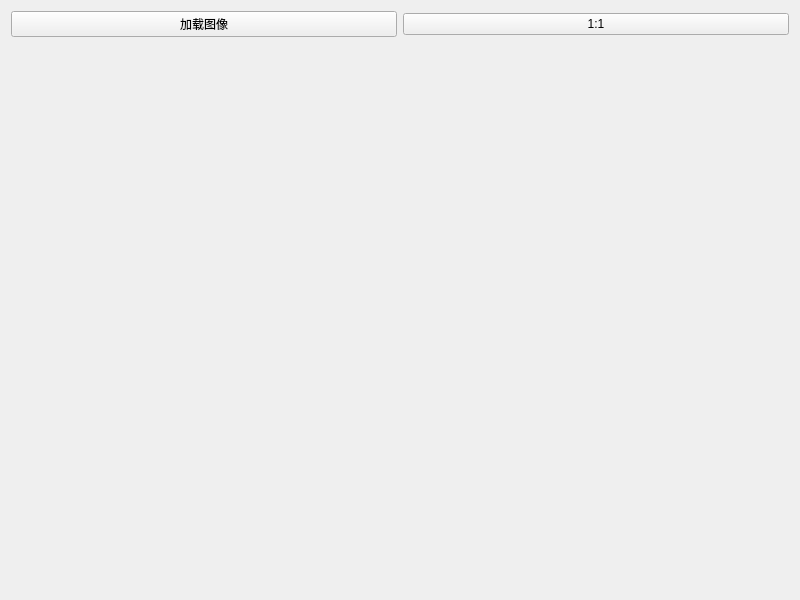
<?xml version="1.0" encoding="UTF-8"?>
<ui version="4.0">
 <class>MainDlg</class>
 <widget class="QWidget" name="MainDlg">
  <property name="geometry">
   <rect>
    <x>0</x>
    <y>0</y>
    <width>800</width>
    <height>600</height>
   </rect>
  </property>
  <property name="windowTitle">
   <string>MainDlg</string>
  </property>
  <layout class="QGridLayout" name="gridLayout">
   <item row="0" column="1">
    <widget class="QPushButton" name="pushButton">
     <property name="text">
      <string>1:1</string>
     </property>
    </widget>
   </item>
   <item row="0" column="0">
    <widget class="QPushButton" name="pushButton_2">
     <property name="text">
      <string>加载图像</string>
     </property>
    </widget>
   </item>
   <item row="1" column="0" colspan="2">
    <widget class="QVTKOpenGLNativeWidget" name="ShowImage" native="true"/>
   </item>
  </layout>
 </widget>
 <customwidgets>
  <customwidget>
   <class>QVTKOpenGLNativeWidget</class>
   <extends>QWidget</extends>
   <header>qvtkopenglnativewidget.h</header>
   <container>1</container>
  </customwidget>
 </customwidgets>
 <resources/>
 <connections/>
</ui>
